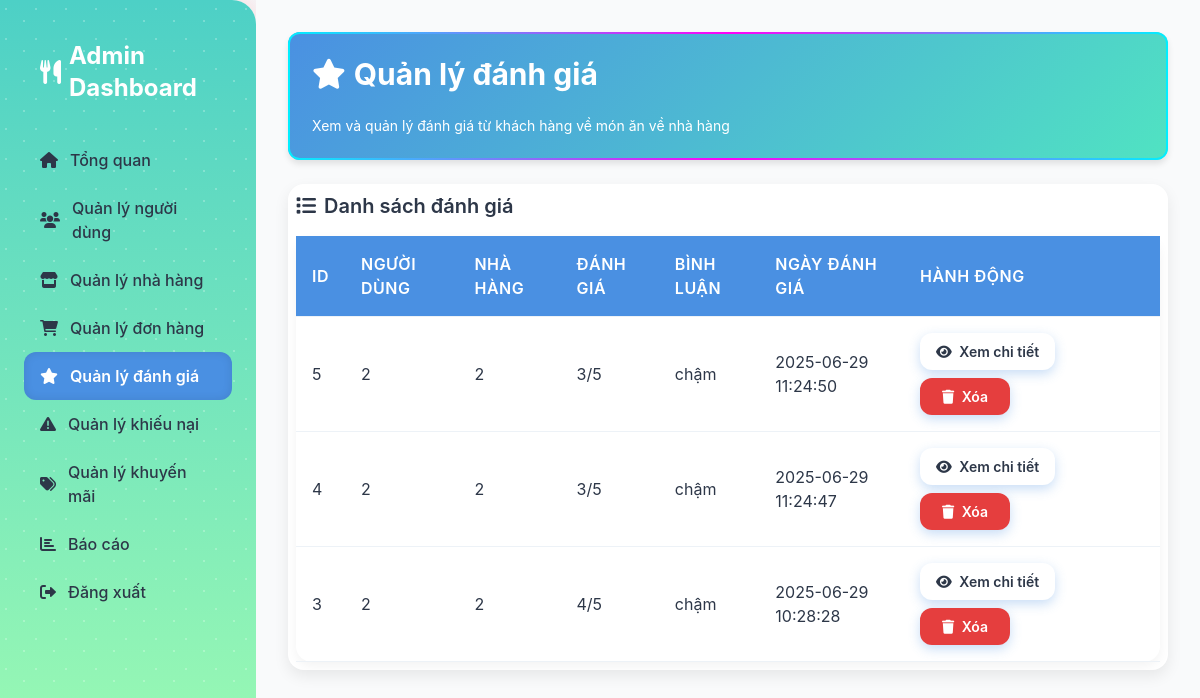
The app's page /modules/reviews/manage_reviews.php (signed in), older data.
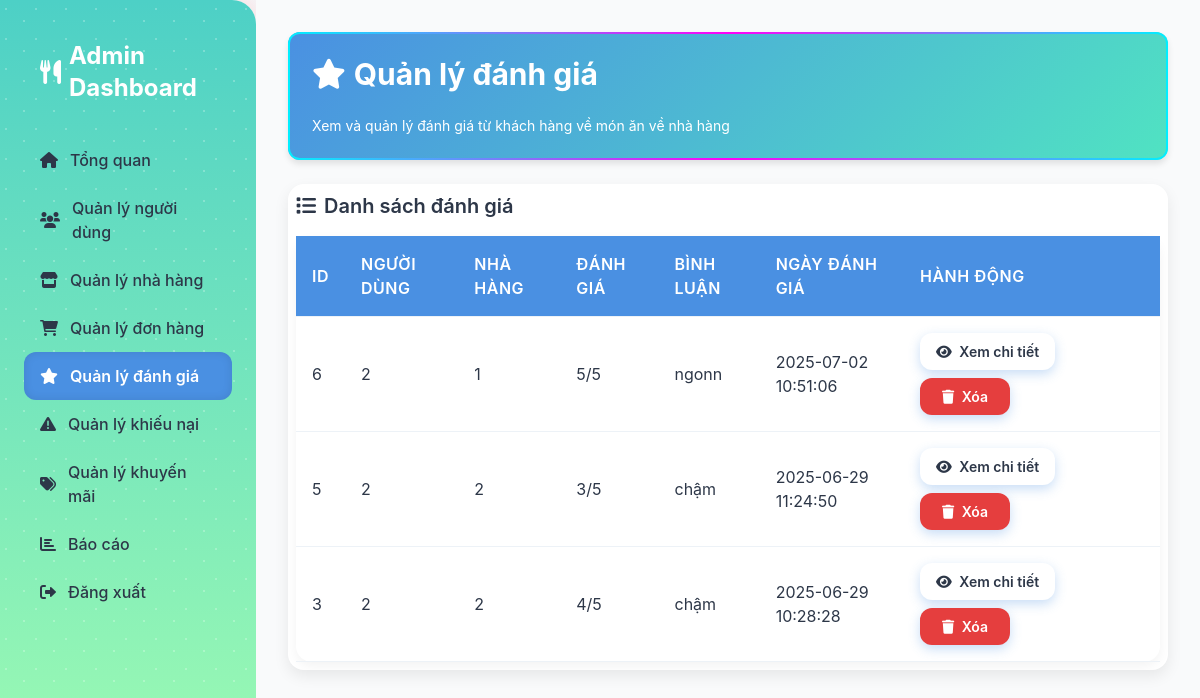
The same page, newer data.
### tables this page shows
CREATE TABLE `reviews` (
  `id` int(11) NOT NULL,
  `user_id` int(11) DEFAULT NULL,
  `restaurant_id` int(11) DEFAULT NULL,
  `rating` int(11) NOT NULL,
  `comment` text DEFAULT NULL,
  `created_at` timestamp NOT NULL DEFAULT current_timestamp()
);

### modules/reviews/manage_reviews.php (the view, shortened to what the changed rows need)
<?php
require __DIR__ . '/../../config/db_connect.php';
$current_page = basename($_SERVER['PHP_SELF']);
$reviews = [];
try {
    $stmt = $pdo->query("SELECT id, user_id, restaurant_id, rating, comment, created_at FROM reviews ORDER BY created_at DESC");
    $reviews = $stmt->fetchAll();
} catch (PDOException $e) {
    $error = "Lỗi cơ sở dữ liệu: " . $e->getMessage();
    error_log("Database error when fetching reviews: " . $e->getMessage());
}
?>
<!DOCTYPE html>
<html lang="vi">
<head>
    <link href="https://cdn.jsdelivr.net/npm/tailwindcss@2.2.19/dist/tailwind.min.css" rel="stylesheet">
    <link href="/ad/assets/css/admin.css" rel="stylesheet">
    <link href="https://cdnjs.cloudflare.com/ajax/libs/font-awesome/6.0.0-beta3/css/all.min.css" rel="stylesheet">
    <link href="https://cdnjs.cloudflare.com/ajax/libs/animate.css/4.1.1/animate.min.css" rel="stylesheet">
</head>
<body class="flex flex-col h-screen bg-gray-50" data-page="<?php echo $current_page; ?>">
    <div class="flex flex-1 overflow-hidden">
        <aside class="sidebar w-64 bg-gray-800 text-white transition-all duration-300 ease-in-out">
            <h2 class="text-2xl font-bold mb-4 flex items-center p-4">
                <i class="fas fa-utensils mr-2"></i> <span>Admin Dashboard</span>
            </h2>
        </aside>
        <main class="main-content flex-1 overflow-auto p-6 bg-gray-50 animate__animated animate__fadeIn" id="main-content">
            <div class="content" id="content" style="display: none;">
                <div class="header-card animate__animated animate__fadeInUp">
                <h1 class="text-3xl font-bold mb-6 flex items-center animate__animated animate__fadeInUp">
                    <i class="fas fa-star mr-2"></i> Quản lý đánh giá
                </h1>
                </div>
                <div class="card table-container animate__animated animate__fadeInUp">
                    <h2 class="text-xl font-semibold mb-4 flex items-center">
                        <i class="fas fa-list mr-2"></i> Danh sách đánh giá
                    </h2>
                    <?php if (empty($reviews)): ?>
                        <p class="text-gray-500">Không có đánh giá nào để hiển thị.</p>
                    <?php else: ?>
                        <table>
                            <thead>
                                <tr>
                                    <th class="w-10">ID</th>
                                    <th>Người dùng</th>
                                    <th>Nhà hàng</th>
                                    <th>Đánh giá</th>
                                    <th>Bình luận</th>
                                    <th>Ngày đánh giá</th>
                                    <th class="w-64">Hành động</th>
                                </tr>
                            </thead>
                            <tbody>
                                <?php foreach ($reviews as $review): ?>
                                <tr>
                                    <td><?php echo htmlspecialchars($review['id']); ?></td>
                                    <td><?php echo htmlspecialchars($review['user_id']); ?></td>
                                    <td><?php echo htmlspecialchars($review['restaurant_id']); ?></td>
                                    <td><?php echo htmlspecialchars($review['rating']); ?>/5</td>
                                    <td><?php echo htmlspecialchars($review['comment'] ?: 'Không có'); ?></td>
                                    <td><?php echo htmlspecialchars($review['created_at']); ?></td>
                                    <td>
                                        <div class="flex flex-wrap gap-2">
                                            <a href="/ad/modules/reviews/view_review.php?id=<?php echo $review['id']; ?>" class="btn btn-info btn-sm animate__animated animate__fadeIn">
                                                <i class="fas fa-eye mr-1"></i> Xem chi tiết
                                            </a>
                                            <a href="/ad/modules/reviews/delete_review.php?id=<?php echo $review['id']; ?>" class="btn btn-danger btn-sm animate__animated animate__fadeIn" onclick="return confirm('Bạn có chắc chắn muốn xóa?');">
                                                <i class="fas fa-trash mr-1"></i> Xóa
                                            </a>
                                        </div>
                                    </td>
                                </tr>
                                <?php endforeach; ?>
                            </tbody>
                        </table>
                    <?php endif; ?>
                </div>
            </div>
        </main>
    </div>
</body>
</html>

Row changes from the older to the newer data that the page shows:
removed reviews: id "4", user "2", restaurant "2", rating "3", comment "chậm", created_at "2025-06-29 11:24:47"
added reviews: id "6", user "2", restaurant "1", rating "5", comment "ngonn", created_at "2025-07-02 10:51:06"
